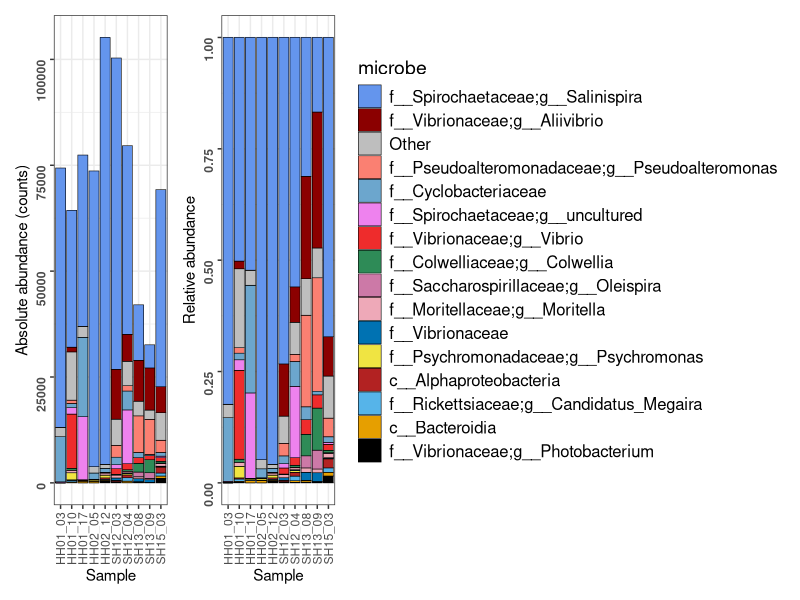

Reproduce this figure in R.
library(tidyverse)
library(data.table)
library(foreach)


microbes <- fread("level-7.csv")
meta <- fread("pycno_samples_NE.txt")


df <- microbes[microbes$sampleID %in% meta$sample,]

df <- df %>% dplyr::select(sampleID,colnames(df)[grepl("^(d_)", colnames(df))])
df <- tibble::as_tibble(df)

df_long <- df %>%
  pivot_longer(
    cols = -sampleID,
    names_to = "microbe",
    values_to = "count"
  )

df_long <- df_long %>%
  group_by(sampleID) %>%
  mutate(rel_abundance = count / sum(count)) %>%
  ungroup()


df_long %>%
  group_by(microbe) %>%
  mutate(total_abundance = sum(rel_abundance)) %>%
  ungroup() %>%
  mutate(microbe = forcats::fct_reorder(microbe, total_abundance))


## top abundant microbes
df_long_top <- df_long %>%
  group_by(microbe) %>%
  mutate(total = sum(count)) %>%
  ungroup() %>%
  mutate(microbe = fct_lump_n(microbe, n = 15, w = total)) %>%
  group_by(microbe) %>%
  mutate(total_lumped = sum(count)) %>%
  ungroup() %>%
  mutate(microbe = fct_reorder(microbe, total_lumped))

df_long_top <- df_long_top %>%
  group_by(sampleID, microbe) %>%
  summarise(
    count = sum(count),
    rel_abundance = sum(rel_abundance),
    .groups = "drop"
  )


df_long_top$microbe <- as.character(df_long_top$microbe)

df_long_top$microbe <- ifelse(
  grepl("f__[^;]+", df_long_top$microbe),
  
  # If family exists → keep from f__ onward, drop trailing empty s__
  sub(".*?(f__[^;]+(?:;g__[^;]+)?).*", "\\1", df_long_top$microbe),
  
  # If no family → extract class
  ifelse(
    grepl("c__[^;]+", df_long_top$microbe),
    sub(".*?(c__[^;]+).*", "\\1", df_long_top$microbe),
    df_long_top$microbe
  )
)


# Calculate total abundance per microbe
abundance_order <- df_long_top %>%
  group_by(microbe) %>%
  summarise(total = sum(rel_abundance, na.rm = TRUE)) %>%
  arrange(desc(total)) %>%          # most abundant first
  pull(microbe)

# Relevel factor
df_long_top$microbe <- factor(df_long_top$microbe,
                              levels = abundance_order)

r <- ggplot(df_long_top, aes(x = sampleID, y = rel_abundance, fill = microbe)) +
  geom_col(
    width = 0.9,
    color = "black",
    linewidth = 0.2
  ) +
  scale_fill_manual(values = rev(c(
    "#000000", "#E69F00", "#56B4E9", "firebrick",
    "#F0E442", "#0072B2", "pink2", "#CC79A7",
    "seagreen", "firebrick2", "violet", "skyblue3",
    "salmon", "grey", "darkred", "cornflowerblue"
  ))) +
  theme_bw() +
  labs(
    x = "Sample",
    y = "Relative abundance"
  ) +
  theme(
    axis.text.x = element_text(angle = 90, vjust = 0.5),
    axis.text.y = element_text(angle = 90, vjust = 0.5,face="bold"),
    legend.title = element_text(size = 14),
    legend.text  = element_text(size = 12),
    legend.key.size = unit(0.6, "cm")
  )

## absoute abundance

a <- ggplot(df_long_top, aes(x = sampleID, y = count, fill = microbe)) +
  geom_col(
    width = 0.9,
    color = "black",
    linewidth = 0.2
  ) +
  scale_fill_manual(values = rev(c(
    "#000000", "#E69F00", "#56B4E9", "firebrick",
    "#F0E442", "#0072B2", "pink2", "#CC79A7",
    "seagreen", "firebrick2", "violet", "skyblue3",
    "salmon", "grey", "darkred", "cornflowerblue"
  ))) +
  theme_bw() +
  labs(
    x = "Sample",
    y = "Absolute abundance (counts)"
  ) +
  theme(
    axis.text.x = element_text(angle = 90, vjust = 0.5),
    axis.text.y = element_text(angle = 90, vjust = 0.5,face="bold"),
    legend.title = element_text(size = 14),
    legend.text  = element_text(size = 12),
    legend.key.size = unit(0.6, "cm")
  )


library(patchwork)

(a + r) +
  plot_layout(guides = "collect")
